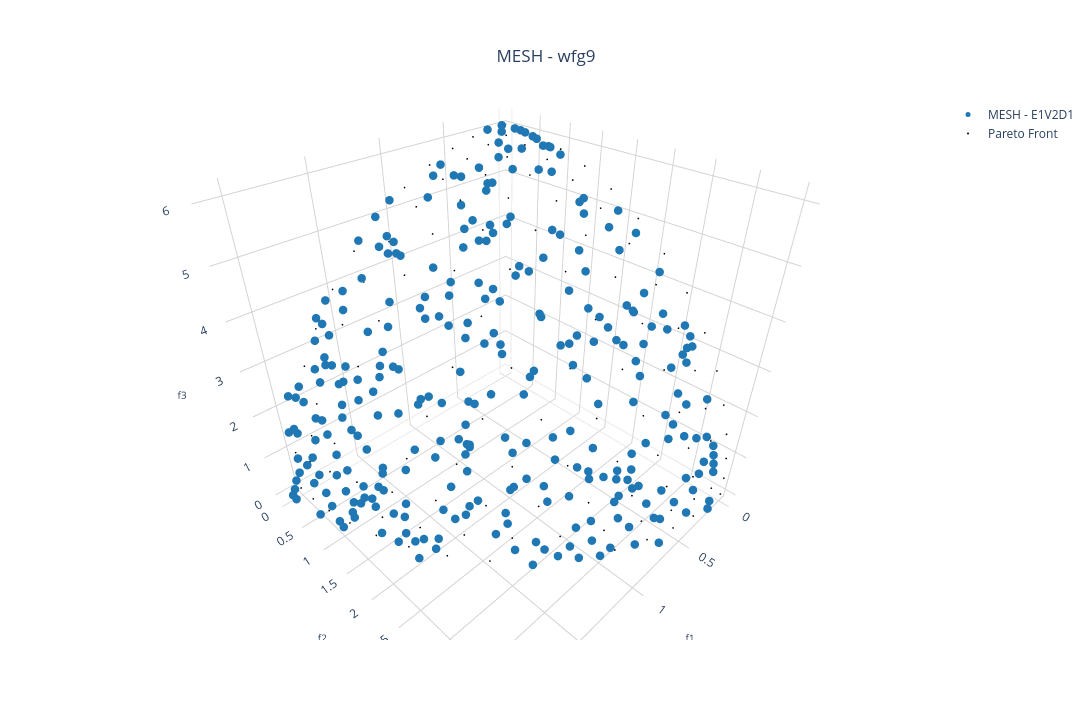

Notebook code cell kept with this figure:
### Markdown cell above
## Benchmark 3D:

### Code cell
pareto_front = []
num_final_solutions = 300
position_dim = 10 # Number of variables
n_pareto_density = 50 # Number of Pareto points to be generated

experiment_name = "wfg9"

# Choosing the files
choose_global_best_attribution_type = [0] # [0, 1, 2, 3]
choose_dm_pool_type = [1] # [0, 1, 2]
choose_de_mutation_type = [0] # [0, 1, 2, 3, 4]

# Name of chosen files
file_names = [
        f"E{i+1}V{j+1}D{k+1}_{experiment_name}.pkl"
        for i in choose_global_best_attribution_type
        for j in choose_dm_pool_type
        for k in choose_de_mutation_type
    ]
num_dataset = len(file_names) # Number of dataset

##### Color setup #####
solid_colors = [mcolors.to_hex(cm.tab10(i)) for i in range(num_dataset + 1)] # List with solid colors
colorscales = pc.named_colorscales() # List of color scales
num_scales = len(colorscales)
#######################

##### Marker setup #####
marker_symbols = ['circle', 'circle-open', 'cross', 'diamond', 'diamond-open', 'square', 'square-open', 'x']
num_symbols = len(marker_symbols)
#######################

for i in range(num_dataset):
  with open("../result/" + file_names[i], "rb") as f:
    r = pickle.load(f)
    pareto_front.append(
      go.Scatter3d(x=r['combined'][1][:,0],
                   y=r['combined'][1][:,1],
                   z=r['combined'][1][:,2],
                   mode='markers', marker=dict(size=5, symbol=marker_symbols[i % num_symbols], color=solid_colors[i]), #r['combined'][1][:,1], colorscale=colorscales[(i+1) % num_scales]),
                   name='MESH - ' + file_names[i][:6],
                   showlegend=True)
    )

# Creating a subplot
fig = go.Figure()

for i in range(num_dataset):
    fig.add_trace(pareto_front[i])

axis_range = None # [-0.1, 1.2]
# Setting layout
fig.update_layout(
    showlegend=True,
    scene=dict(
        camera=dict(
          eye=dict(x=1,y=1,z=1)
        ),
        xaxis=dict(
            title=dict(text='f1', font=dict(size=10)),
            backgroundcolor='white',  # X-axis background
            gridcolor='lightgray',    # Grid color on X axis 
            showbackground=True,       # Show background
            range=axis_range
        ),
        yaxis=dict(
            title=dict(text='f2', font=dict(size=10)),
            backgroundcolor='white',  # Y-axis background
            gridcolor='lightgray',    # Grid color on Y axis
            showbackground=True,       # Show background
            range=axis_range
        ),
        zaxis=dict(
            title=dict(text='f3', font=dict(size=10)),
            backgroundcolor='white',  # Z-axis background
            gridcolor='lightgray',    # Grid color on Z axis
            showbackground=True,       # Show background
            range=axis_range
        ),
        aspectmode='cube'
    ),
    title=dict(
        text='MESH - ' + experiment_name,
        x=0.5,  # Centering the title
        xanchor='center',
        yanchor='top'
    ),
    #margin=dict(l=0, r=0, b=0, t=0), # Rearrange the margin
    width=1520,   # Figure width (pixels)
    height=720,  # Figure height (pixels)
    paper_bgcolor="white",
    plot_bgcolor='white'
)

# Plotting the Pareto front
real_pareto_front = get_pareto(experiment_name, n_pareto_density, position_dim, 3)
fig.add_trace(
	go.Scatter3d(x=real_pareto_front[:,0],
		y=real_pareto_front[:,1],
		z=real_pareto_front[:,2],
		mode='markers', marker=dict(size=1, color='black'),
		name='Pareto Front',
		showlegend=True
		)
	)

# Showing the figure
fig.show()

### Figure 1 — Plotly figure (JSON) as saved in the notebook; plotly's stock layout.template omitted (floating-point values rounded to 4 significant figures; data arrays with more than 128 entries replaced by an {"elided": "..."} marker saying what was removed)
{"data": [{"marker": {"color": "#1f77b4", "size": 5, "symbol": "circle"}, "mode": "markers", "name": "MESH - E1V2D1", "showlegend": true, "type": "scatter3d", "x": {"elided": "300 float values"}, "y": {"elided": "300 float values"}, "z": {"elided": "300 float values"}}, {"marker": {"color": "black", "size": 1}, "mode": "markers", "name": "Pareto Front", "showlegend": true, "type": "scatter3d", "x": {"elided": "136 float values"}, "y": {"elided": "136 float values"}, "z": {"elided": "136 float values"}}], "layout": {"height": 720, "paper_bgcolor": "white", "plot_bgcolor": "white", "scene": {"aspectmode": "cube", "camera": {"eye": {"x": 1, "y": 1, "z": 1}}, "xaxis": {"backgroundcolor": "white", "gridcolor": "lightgray", "showbackground": true, "title": {"font": {"size": 10}, "text": "f1"}}, "yaxis": {"backgroundcolor": "white", "gridcolor": "lightgray", "showbackground": true, "title": {"font": {"size": 10}, "text": "f2"}}, "zaxis": {"backgroundcolor": "white", "gridcolor": "lightgray", "showbackground": true, "title": {"font": {"size": 10}, "text": "f3"}}}, "showlegend": true, "title": {"text": "MESH - wfg9", "x": 0.5, "xanchor": "center", "yanchor": "top"}, "width": 1520}}
